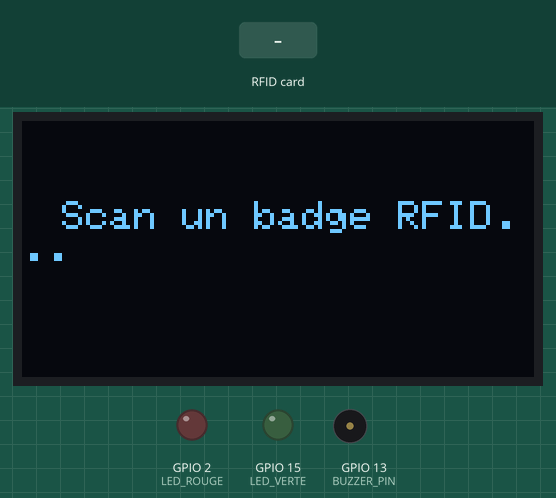
Recording of a sketch running on a simulated ESP32. Parts: 128×64 one-colour display, output pins drawn as LEDs (lit = HIGH), buzzer (waves = sounding, pin HIGH). Inputs (shaded band) come from the test bench. What the sketch prints to the serial monitor is not drawn.

Above: at 1.3 s.
1.4 s: RFID card FA 5E 45 A5 held to the reader
At 2.3 s:
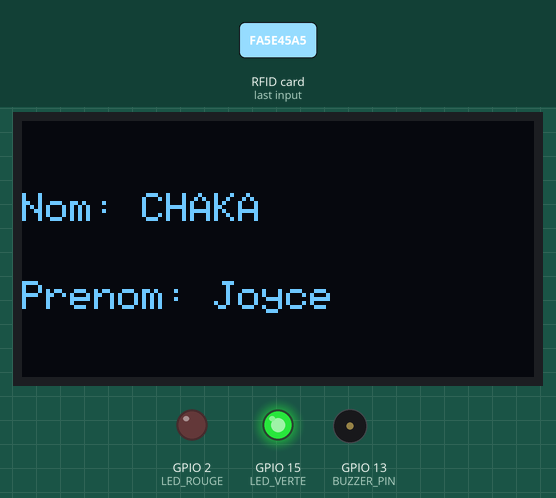
4.4 s: RFID card 5E 7A 19 C4 held to the reader
At 4.8 s:
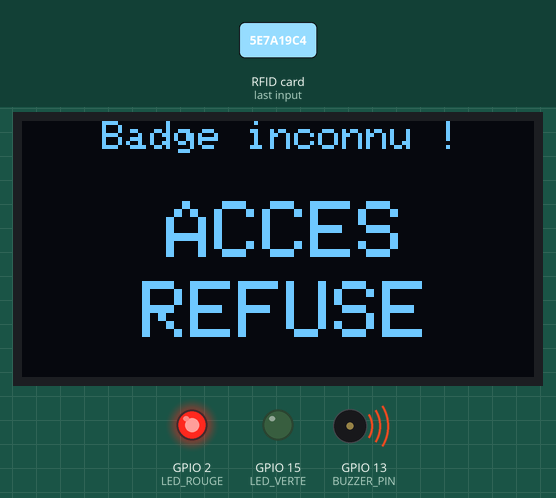
6.9 s: RFID card 23 2B 51 27 held to the reader
At 7.6 s:
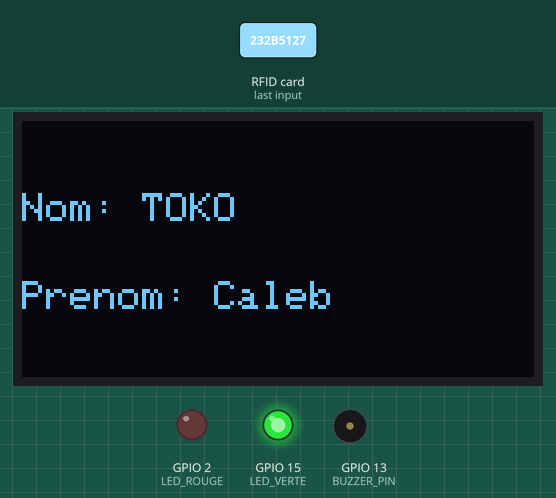
Timing chart, 0 to 10.4 s (numbered marks = the images above; inputs shaded):
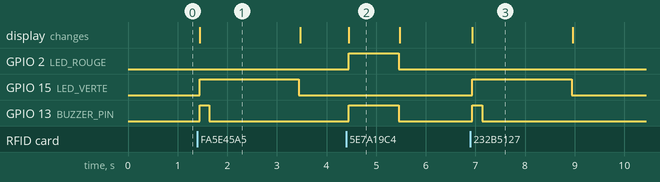

Measured:
- after the input at 1.4 s, GPIO 15 (LED_VERTE): LOW → HIGH at once, → LOW 2.0 s later; GPIO 13 (BUZZER_PIN): LOW → HIGH at once, → LOW 0.20 s later; the display: changes at once (image 1)
- after the input at 4.4 s, GPIO 2 (LED_ROUGE), GPIO 13 (BUZZER_PIN): LOW → HIGH after 0.05 s, → LOW 1.0 s later; the display: changes after 0.05 s (image 2)
- after the input at 6.9 s, GPIO 15 (LED_VERTE): LOW → HIGH at once, → LOW 2.0 s later; GPIO 13 (BUZZER_PIN): LOW → HIGH at once, → LOW 0.20 s later; the display: changes at once (image 3)
- what the display in image 1 shows lasts 2.1 s, from 1.4 s to 3.5 s
- what the display in image 2 shows lasts 1.1 s, from 4.4 s to 5.5 s

The sketch:

ESP32-OLED-RFID-System-Access.ino
```cpp
#include <Wire.h>
#include <SPI.h>
#include <MFRC522.h>
#include <Adafruit_GFX.h>
#include <Adafruit_SSD1306.h>

// === OLED ===
#define SCREEN_WIDTH 128
#define SCREEN_HEIGHT 64
#define OLED_RESET -1
Adafruit_SSD1306 display(SCREEN_WIDTH, SCREEN_HEIGHT, &Wire, OLED_RESET);

// === RFID ===
#define SS_PIN 5     // GPIO5 - SDA du module RFID
#define RST_PIN 4    // GPIO4 - RST
MFRC522 rfid(SS_PIN, RST_PIN);

// === Périphériques ===
#define BUZZER_PIN 13
#define LED_ROUGE 2
#define LED_VERTE 15

// === Structure utilisateur ===
struct Utilisateur {
  String uid;
  String nom;
  String prenom;
};

Utilisateur utilisateurs[] = {
  {"FA5E45A5", "CHAKA", "Joyce"},
  {"232B5127", "TOKO", "Caleb"}
  // U can add some users if u want, but flemme up to me, two users R anough
};

void setup() {
  Serial.begin(115200);

  // OLED
  Wire.begin(21, 22); // SDA = GPIO21, SCL = GPIO22
  if (!display.begin(SSD1306_SWITCHCAPVCC, 0x3C)) {
    Serial.println("Erreur OLED");
    while (true);
  }

  display.clearDisplay();
  display.setTextColor(WHITE);
  display.setTextSize(1);
  display.setCursor(10, 20);
  display.print("Scan un badge RFID...");
  display.display();

  // SPI & RFID
  SPI.begin(); // Par défaut : SCK=18, MISO=19, MOSI=23
  rfid.PCD_Init();

  // Sorties
  pinMode(BUZZER_PIN, OUTPUT);
  pinMode(LED_ROUGE, OUTPUT);
  pinMode(LED_VERTE, OUTPUT);
  digitalWrite(BUZZER_PIN, LOW);
  digitalWrite(LED_ROUGE, LOW);
  digitalWrite(LED_VERTE, LOW);
}

void loop() {
  if (!rfid.PICC_IsNewCardPresent() || !rfid.PICC_ReadCardSerial()) return;

  // Lire l’UID
  String uidString = "";
  for (byte i = 0; i < rfid.uid.size; i++) {
    if (rfid.uid.uidByte[i] < 0x10) uidString += "0";
    uidString += String(rfid.uid.uidByte[i], HEX);
  }
  uidString.toUpperCase();

  Serial.print("UID détecté : ");
  Serial.println(uidString);

  bool utilisateurTrouve = false;
  String nom = "";
  String prenom = "";

  for (int i = 0; i < sizeof(utilisateurs) / sizeof(utilisateurs[0]); i++) {
    if (uidString == utilisateurs[i].uid) {
      nom = utilisateurs[i].nom;
      prenom = utilisateurs[i].prenom;
      utilisateurTrouve = true;
      break;
    }
  }

  display.clearDisplay();

  if (utilisateurTrouve) {
    // Affichage accepté
    display.setTextSize(1);
    display.setCursor(0, 18);
    display.print("Nom: ");
    display.println(nom);
    display.setCursor(0, 40);
    display.print("Prenom: ");
    display.println(prenom);
    display.display();

    // Action autorisée
    digitalWrite(LED_VERTE, HIGH);
    digitalWrite(BUZZER_PIN, HIGH);
    delay(200);
    digitalWrite(BUZZER_PIN, LOW);
    delay(1800);
    digitalWrite(LED_VERTE, LOW);

  } else {
    // Affichage refusé
    display.setTextSize(1);
    display.setCursor(20, 0);
    display.println("Badge inconnu !");
    display.setTextSize(2);
    display.setCursor(36, 20);
    display.println("ACCES");
    display.setCursor(30, 40);
    display.println("REFUSE");
    display.display();

    digitalWrite(LED_ROUGE, HIGH);
    digitalWrite(BUZZER_PIN, HIGH);
    delay(1000);
    digitalWrite(BUZZER_PIN, LOW);
    digitalWrite(LED_ROUGE, LOW);
  }

  // Retour à l’écran d’accueil
  display.clearDisplay();
  display.setTextSize(1);
  display.setCursor(10, 20);
  display.print("Scan un badge RFID...");
  display.display();

  rfid.PICC_HaltA();
}
```
